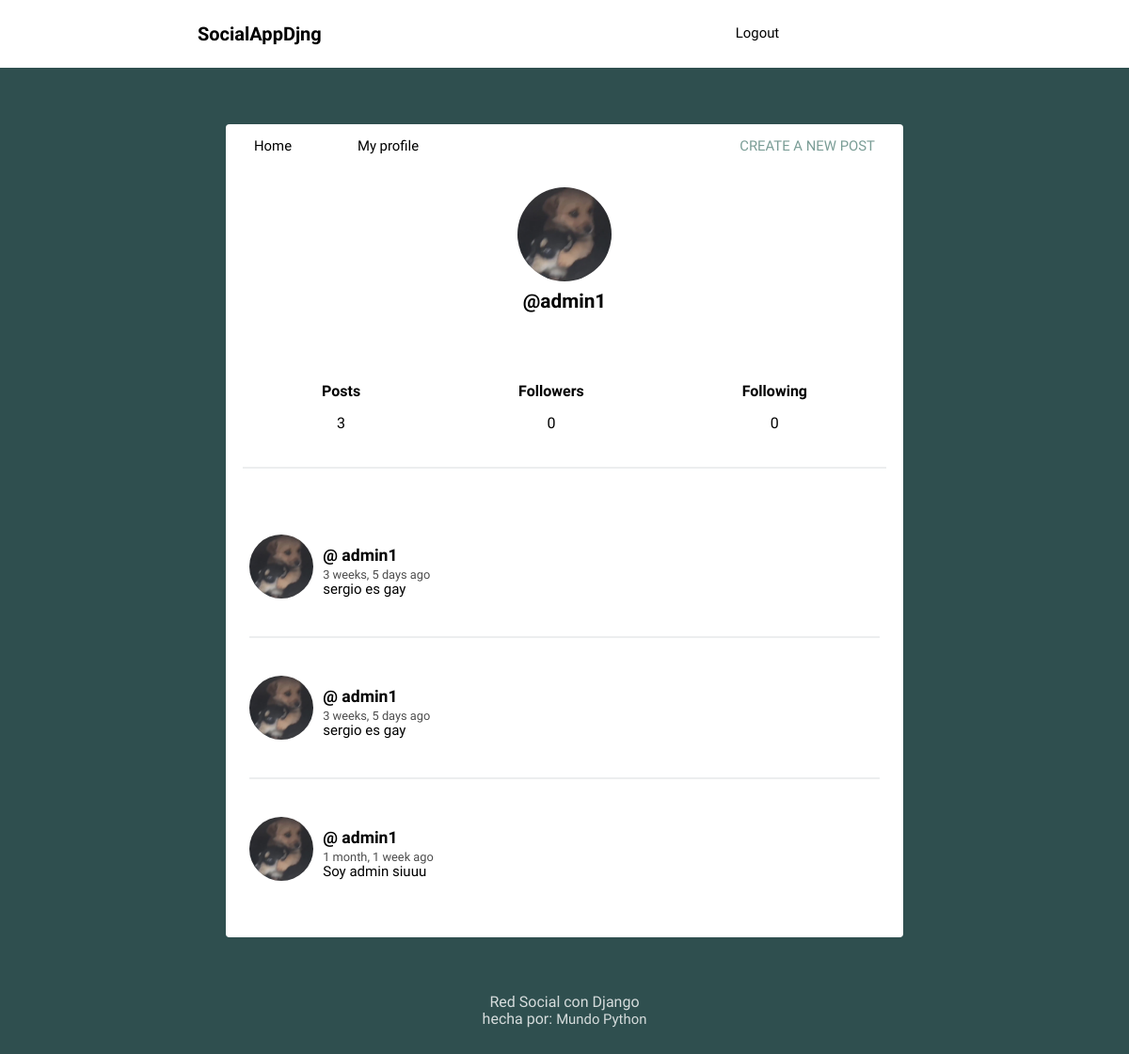
/profile/ (signed in), run on an earlier commit of the app's database.
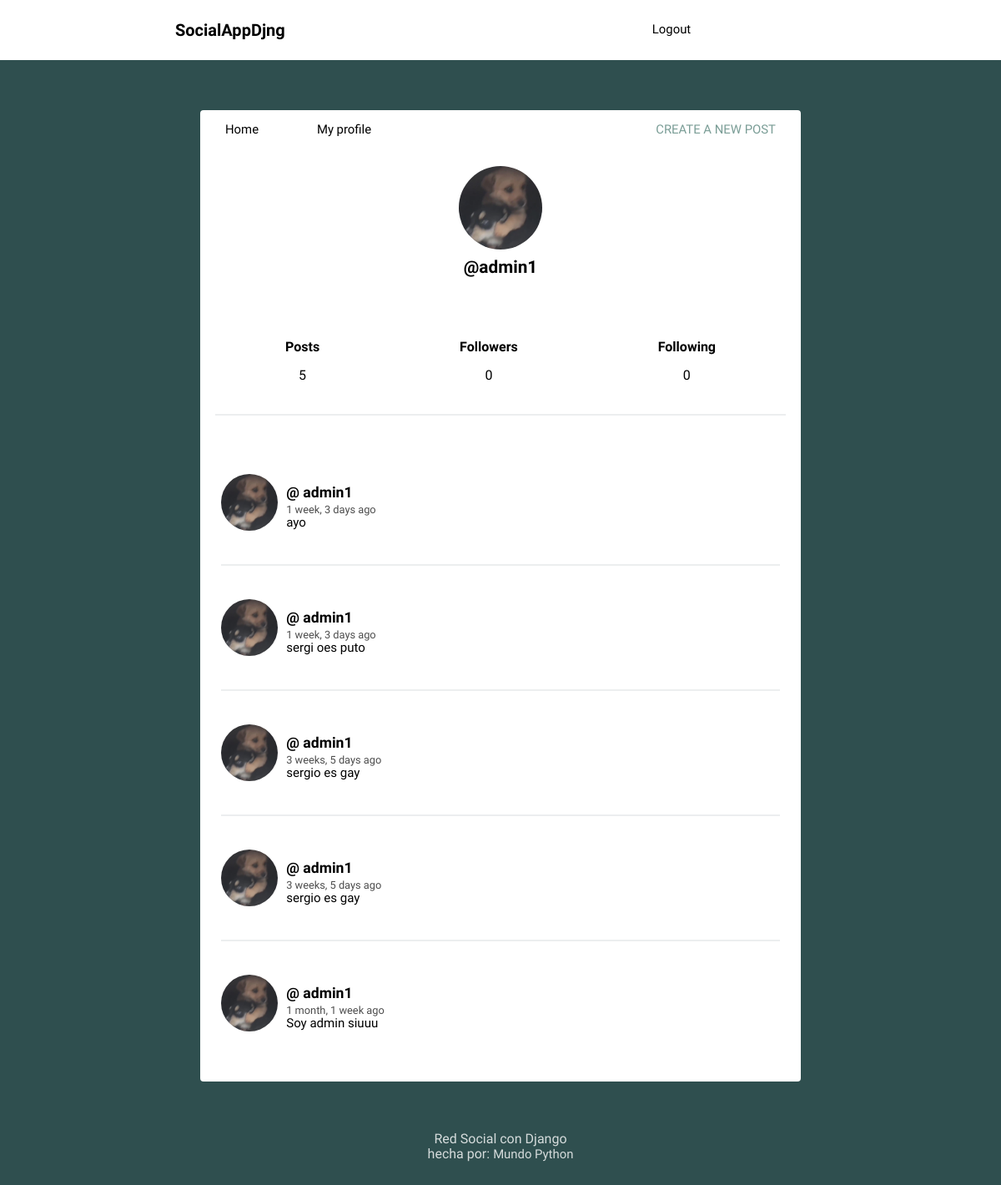
And on a later commit of the database.
### Social/models.py (models this page shows, shortened)
class Post(models.Model):
    user = models.ForeignKey(User , on_delete=models.CASCADE, related_name='posts')
    timestamp = models.DateTimeField(default=timezone.now)
    content = models.TextField()
    class Meta:
        ordering = ['-timestamp']

class Profile(models.Model):
    user = models.OneToOneField(User, on_delete=models.CASCADE) #USER + user default my django + delete
    image = models.ImageField(default='batman.png')
    def following(self):
        user_ids = Relationship.objects.filter(from_user=self.user).values_list('to_user_id', flat=True)
        return User.objects.filter(id__in=user_ids)
    def followers(self):
        user_ids = Relationship.objects.filter(to_user=self.user).values_list('from_user_id', flat=True)
        return User.objects.filter(id__in=user_ids)

### Social/views.py (the view)
# urls.py: path('profile/', views.profile, name='profile'),
def profile(request, username=None):
    current_user = request.user
    if username and username != current_user:
        user = User.objects.get(username=username)
        posts = user.posts.all()
    else:
        posts = current_user.posts.all()
        user = current_user
    return render(request,'Social/profile.html', {'user':user, 'posts':posts})

### Social/templates/social/profile.html (shortened to what this page needs)
{% extends 'social/feed.html' %}
{% block content %}
<div class="profile">
	<img src="{{ user.profile.image.url }}">
	<h2>@{{ user.username }}</h2>
</div>
<div class="follow">
	<div>
		<h5>Posts</h5>
		<p>{{ user.posts.count }}</p>
	</div>
	<div>
		<h5>Followers</h5>
		<p>{{ user.profile.followers.count }}</p>
	</div>
	<div>
		<h5>Following</h5>
		<p>{{ user.profile.following.count }}</p>
	</div>
</div>
{{ block.super }}
{% endblock %}

### Social/templates/social/feed.html (shortened to what this page needs)
{% extends 'social/layout.html' %}
{% load humanize %}
{% block content %}
{% for post in posts %}
<article>
    <div class="container-article">
        <img src="{{ post.user.profile.image.url }}">
        <div>
            <h2 class="username"><a href="{% url 'profile' post.user.username %}">@ {{ post.user.username }} </a></h2>
            <time data-time="#">{{post.timestamp| naturaltime}}</time>
            <div class="post">{{post.content}}</div>
        </div>
    </div>
</article>
{% endfor %}
{% endblock %}

What changed in the data, as far as the page shows it:
added Post: user.profile.image (picture), user.username "admin1", timestamp "1 week, 3 days ago", content "ayo"
added Post: user.profile.image (picture), user.username "admin1", timestamp "1 week, 3 days ago", content "sergi oes puto"
Also different on the page:
{{ user.posts.count }}: "3" → "5"
